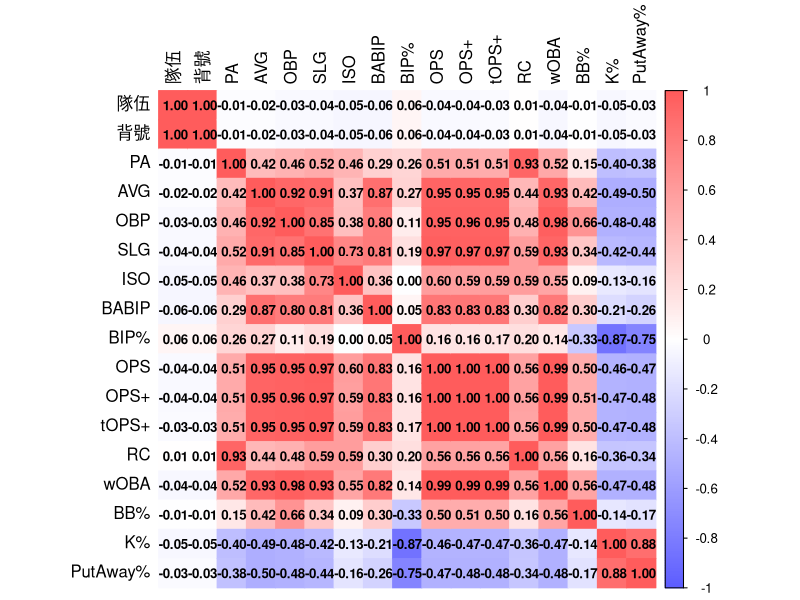
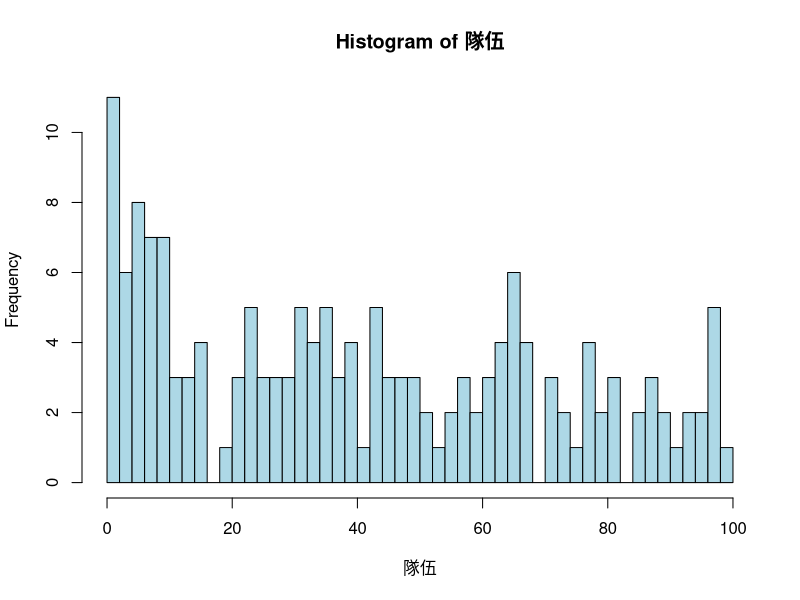
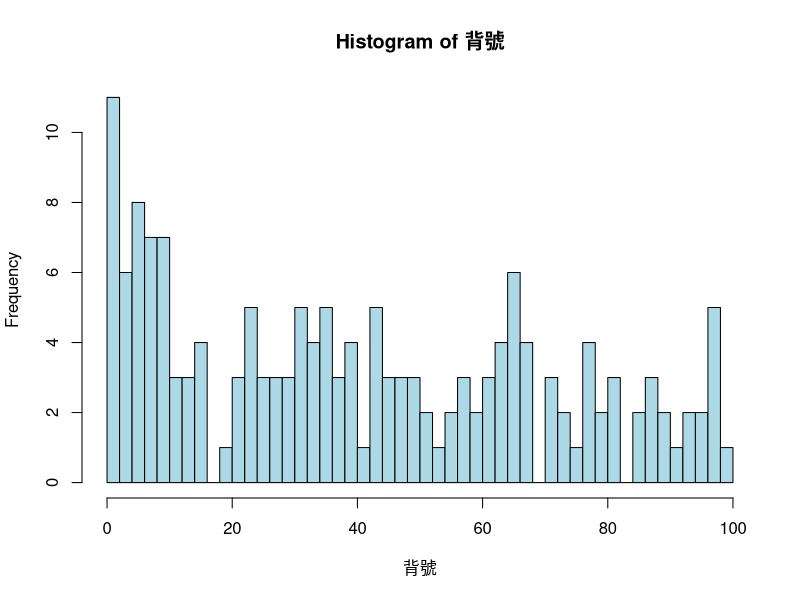
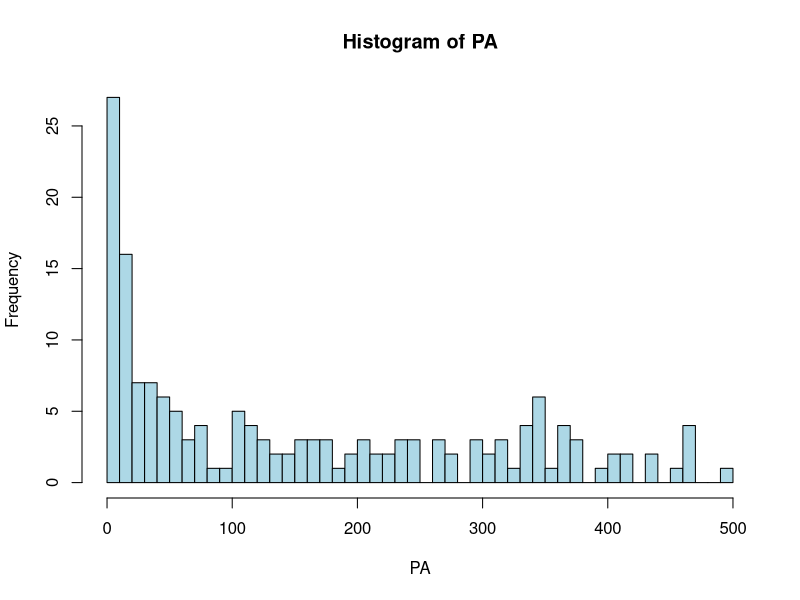
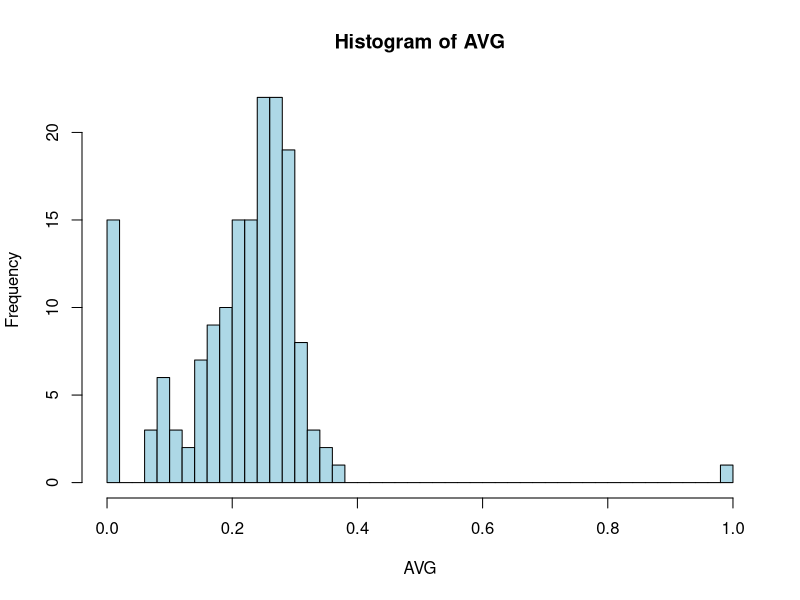
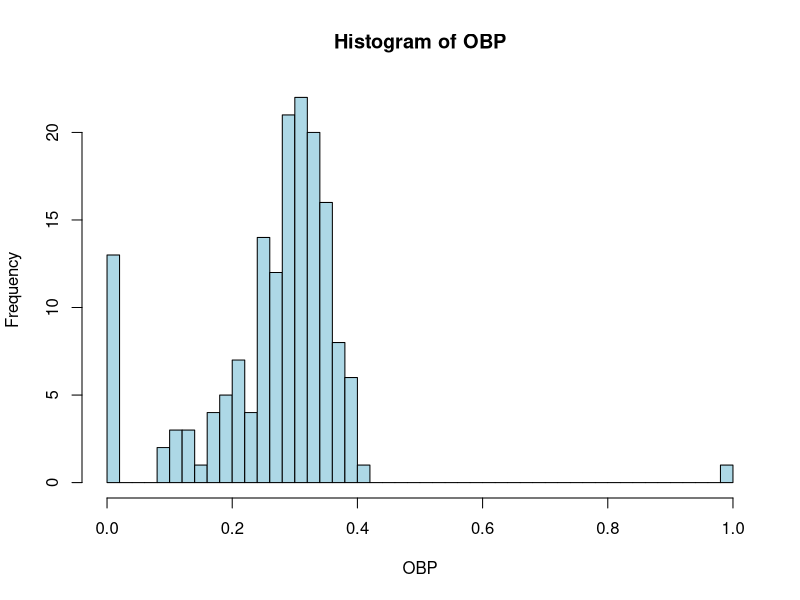
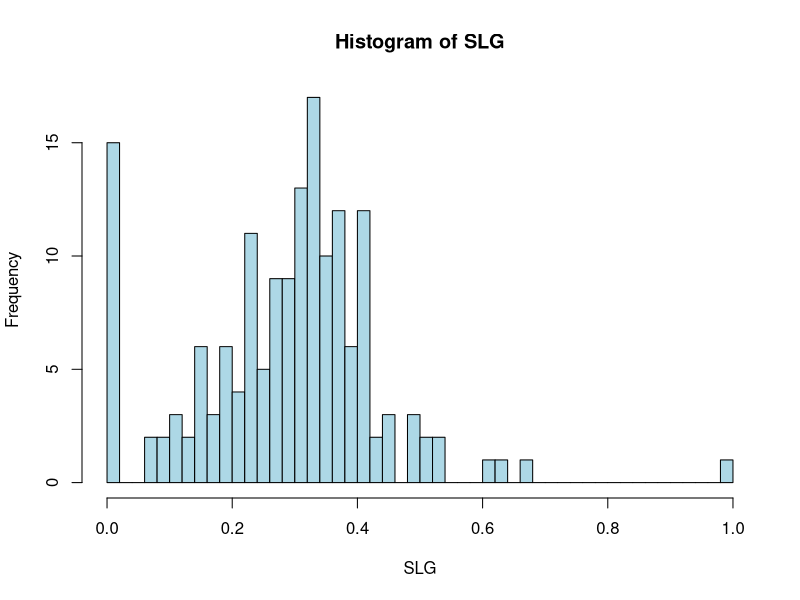
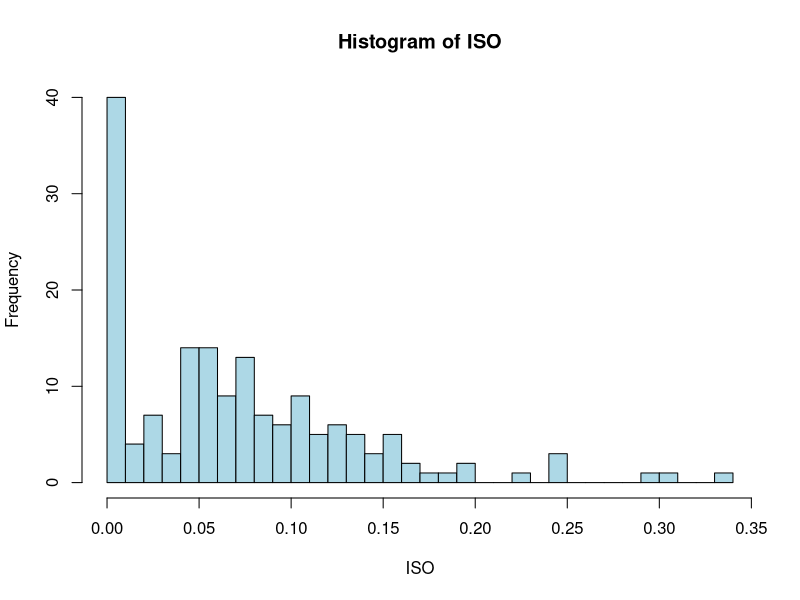

The R source for these figures, in order:
## ---- chunk 1
#install.packages("readxl")
#install.packages("corrplot")
## ---- chunk 2
library(readxl)
library(corrplot)
## ---- chunk 3
data <- read_excel("CPBL_hitter.xlsx")
## ---- chunk 4
head(data)
summary(data)
## ---- chunk 5
#選出數值型變數
data_num <- data[, sapply(data, is.numeric)]

#將corr存為矩陣
data_corr_matrix <- cor(data_num, use = "complete.obs")
#cat(data_corr_matrix)

#plot
corrplot(data_corr_matrix, 
         method = "color", #顏色表示相關性
         col=colorRampPalette(c("#5D5DFF","white","#FF5C5C"))(200), #修改顏色
         addCoef.col = "black", #將數值放在格子上
         number.cex = 0.8, #方格上數字大小
         tl.col = "black" #標籤顏色
         )
## ---- chunk 6
#觀察每個變數
for(col_name in names(data_num)) {
  hist(data_num[[col_name]],
       main = paste("Histogram of", col_name),
       xlab = col_name,
       col = "lightblue",
       breaks = 40
       )
}
